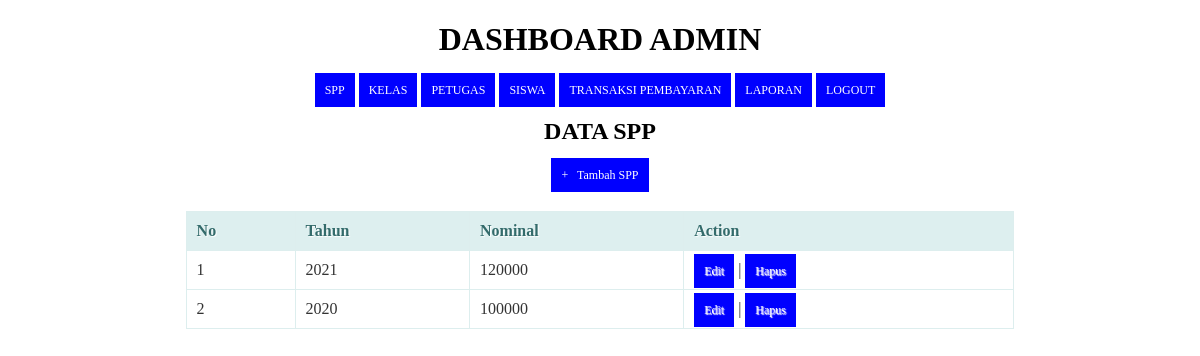
/spp.php (signed in), run on the app's committed database.
### tables this page shows
CREATE TABLE `spp` (
  `id_spp` int(11) NOT NULL,
  `tahun` int(11) NOT NULL,
  `nominal` int(11) NOT NULL
);

### spp.php (the view, shortened to what this page needs)
<!DOCTYPE html>
<html>
  <head>
  </head>
<body>
	<?php
  include ('header.php');
?>
    <center><h2>Data SPP</h2><center>
    <center><a href="tambah_spp.php">+ &nbsp; Tambah SPP</a><center>
    <br/>
    <table>
      <thead>
        <tr>
          <th>No</th>
          <th>Tahun</th>
          <th>Nominal</th>
          <th>Action</th>
        </tr>
    </thead>
    <tbody>
      <?php
      $query = "SELECT * FROM spp ORDER BY id_spp ASC";
      $result = mysqli_query($koneksi, $query);
      $no = 1;
      while($row = mysqli_fetch_assoc($result))
      {
      ?>
       <tr>
          <td><?php echo $no; ?></td>
          <td><?php echo $row['tahun']; ?></td>
          <td><?php echo substr($row['nominal'], 0, 20); ?></td>
          <td>
              <a href="edit_spp.php?id=<?php echo $row['id_spp']; ?>">Edit</a> |
              <a href="proses_hapusspp.php?id=<?php echo $row['id_spp']; ?>" onClick="return confirm('Anda yakin akan menghapus data ini?')">Hapus</a>
          </td>
      </tr>
      <?php
        $no++;
      }
      ?>
    </tbody>
    </table>
</body>
</html>

### spp.php (style rules this page uses)
* { font-family: "Trebuchet MS"; }
h2 { text-transform: uppercase; color: black; }
table { border: solid 1px #DDEEEE; border-collapse: collapse; border-spacing: 0; width: 70%; margin: 10px auto 10px auto; }
table thead th { background-color: #DDEFEF; border: solid 1px #DDEEEE; color: #336B6B; padding: 10px; text-align: left; text-shadow: 1px 1px 1px #fff; text-decoration: none; }
table tbody td { border: solid 1px #DDEEEE; color: #333; padding: 10px; text-shadow: 1px 1px 1px #fff; }
a { background-color: blue; color: #fff; padding: 10px; text-decoration: none; font-size: 12px; }

### header.php (style rules this page uses)
* { font-family: "fantasy"; }
table { border: solid 1px #DDEEEE; border-collapse: collapse; border-spacing: 0; width: 70%; margin: 10px auto 10px auto; }
table thead th { background-color: #DDEFEF; border: solid 1px #DDEEEE; color: #336B6B; padding: 10px; text-align: left; text-shadow: 1px 1px 1px #fff; text-decoration: none; }
table tbody td { border: solid 1px #DDEEEE; color: #333; padding: 10px; text-shadow: 1px 1px 1px #fff; }
a { background-color: blue; color: #fff; padding: 10px; text-decoration: none; font-size: 12px; }

### data on the page
spp: tahun "2021", nominal "120000"
spp: tahun "2020", nominal "100000"
